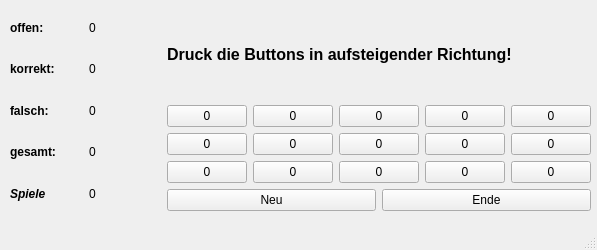
<?xml version="1.0" encoding="UTF-8"?>
<ui version="4.0">
 <class>MainWindow</class>
 <widget class="QMainWindow" name="MainWindow">
  <property name="geometry">
   <rect>
    <x>0</x>
    <y>0</y>
    <width>597</width>
    <height>250</height>
   </rect>
  </property>
  <property name="minimumSize">
   <size>
    <width>597</width>
    <height>250</height>
   </size>
  </property>
  <property name="maximumSize">
   <size>
    <width>597</width>
    <height>250</height>
   </size>
  </property>
  <property name="windowTitle">
   <string>MainWindow</string>
  </property>
  <widget class="QWidget" name="centralwidget">
   <widget class="QWidget" name="horizontalLayoutWidget">
    <property name="geometry">
     <rect>
      <x>10</x>
      <y>10</y>
      <width>581</width>
      <height>201</height>
     </rect>
    </property>
    <layout class="QHBoxLayout" name="horizontalLayout">
     <item>
      <layout class="QVBoxLayout" name="verticalLayout">
       <item>
        <widget class="QLabel" name="lableoffen">
         <property name="font">
          <font>
           <weight>75</weight>
           <bold>true</bold>
          </font>
         </property>
         <property name="text">
          <string>offen:</string>
         </property>
        </widget>
       </item>
       <item>
        <widget class="QLabel" name="lablekorrekt">
         <property name="font">
          <font>
           <weight>75</weight>
           <bold>true</bold>
          </font>
         </property>
         <property name="text">
          <string>korrekt:</string>
         </property>
        </widget>
       </item>
       <item>
        <widget class="QLabel" name="lablefalsch">
         <property name="font">
          <font>
           <weight>75</weight>
           <bold>true</bold>
          </font>
         </property>
         <property name="text">
          <string>falsch:</string>
         </property>
        </widget>
       </item>
       <item>
        <widget class="QLabel" name="lablegesamt">
         <property name="font">
          <font>
           <weight>75</weight>
           <bold>true</bold>
          </font>
         </property>
         <property name="text">
          <string>gesamt:</string>
         </property>
        </widget>
       </item>
       <item>
        <widget class="QLabel" name="lablespiele">
         <property name="font">
          <font>
           <weight>75</weight>
           <italic>true</italic>
           <bold>true</bold>
          </font>
         </property>
         <property name="text">
          <string>Spiele</string>
         </property>
        </widget>
       </item>
      </layout>
     </item>
     <item>
      <layout class="QVBoxLayout" name="verticalLayout_2">
       <item>
        <widget class="QLabel" name="zahloffen">
         <property name="text">
          <string>0</string>
         </property>
        </widget>
       </item>
       <item>
        <widget class="QLabel" name="zahlkorrekt">
         <property name="text">
          <string>0</string>
         </property>
        </widget>
       </item>
       <item>
        <widget class="QLabel" name="zahlfalsch">
         <property name="text">
          <string>0</string>
         </property>
        </widget>
       </item>
       <item>
        <widget class="QLabel" name="zahlgesamt">
         <property name="text">
          <string>0</string>
         </property>
        </widget>
       </item>
       <item>
        <widget class="QLabel" name="zahlspiele">
         <property name="text">
          <string>0</string>
         </property>
        </widget>
       </item>
      </layout>
     </item>
     <item>
      <layout class="QVBoxLayout" name="verticalLayout_3">
       <item>
        <widget class="QLabel" name="label_11">
         <property name="font">
          <font>
           <pointsize>12</pointsize>
           <weight>75</weight>
           <bold>true</bold>
          </font>
         </property>
         <property name="text">
          <string>Druck die Buttons in aufsteigender Richtung!</string>
         </property>
        </widget>
       </item>
       <item>
        <layout class="QHBoxLayout" name="horizontalLayout_2">
         <item>
          <widget class="QPushButton" name="b1">
           <property name="text">
            <string>0</string>
           </property>
          </widget>
         </item>
         <item>
          <widget class="QPushButton" name="b2">
           <property name="text">
            <string>0</string>
           </property>
          </widget>
         </item>
         <item>
          <widget class="QPushButton" name="b3">
           <property name="text">
            <string>0</string>
           </property>
          </widget>
         </item>
         <item>
          <widget class="QPushButton" name="b4">
           <property name="text">
            <string>0</string>
           </property>
          </widget>
         </item>
         <item>
          <widget class="QPushButton" name="b5">
           <property name="text">
            <string>0</string>
           </property>
          </widget>
         </item>
        </layout>
       </item>
       <item>
        <layout class="QHBoxLayout" name="horizontalLayout_3">
         <item>
          <widget class="QPushButton" name="b6">
           <property name="text">
            <string>0</string>
           </property>
          </widget>
         </item>
         <item>
          <widget class="QPushButton" name="b7">
           <property name="text">
            <string>0</string>
           </property>
          </widget>
         </item>
         <item>
          <widget class="QPushButton" name="b8">
           <property name="text">
            <string>0</string>
           </property>
          </widget>
         </item>
         <item>
          <widget class="QPushButton" name="b9">
           <property name="text">
            <string>0</string>
           </property>
          </widget>
         </item>
         <item>
          <widget class="QPushButton" name="b10">
           <property name="text">
            <string>0</string>
           </property>
          </widget>
         </item>
        </layout>
       </item>
       <item>
        <layout class="QHBoxLayout" name="horizontalLayout_4">
         <item>
          <widget class="QPushButton" name="b11">
           <property name="text">
            <string>0</string>
           </property>
          </widget>
         </item>
         <item>
          <widget class="QPushButton" name="b12">
           <property name="text">
            <string>0</string>
           </property>
          </widget>
         </item>
         <item>
          <widget class="QPushButton" name="b13">
           <property name="text">
            <string>0</string>
           </property>
          </widget>
         </item>
         <item>
          <widget class="QPushButton" name="b14">
           <property name="text">
            <string>0</string>
           </property>
          </widget>
         </item>
         <item>
          <widget class="QPushButton" name="b15">
           <property name="text">
            <string>0</string>
           </property>
          </widget>
         </item>
        </layout>
       </item>
       <item>
        <layout class="QHBoxLayout" name="horizontalLayout_5">
         <item>
          <widget class="QPushButton" name="bneu">
           <property name="text">
            <string>Neu</string>
           </property>
          </widget>
         </item>
         <item>
          <widget class="QPushButton" name="bend">
           <property name="text">
            <string>Ende</string>
           </property>
          </widget>
         </item>
        </layout>
       </item>
      </layout>
     </item>
    </layout>
   </widget>
  </widget>
  <widget class="QMenuBar" name="menubar">
   <property name="geometry">
    <rect>
     <x>0</x>
     <y>0</y>
     <width>597</width>
     <height>21</height>
    </rect>
   </property>
  </widget>
  <widget class="QStatusBar" name="statusbar"/>
 </widget>
 <resources/>
 <connections/>
</ui>
